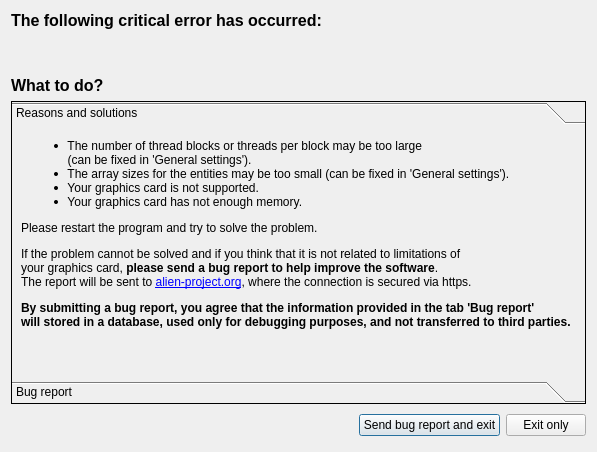
<?xml version="1.0" encoding="UTF-8"?>
<ui version="4.0">
 <class>BugReportDialog</class>
 <widget class="QDialog" name="BugReportDialog">
  <property name="geometry">
   <rect>
    <x>0</x>
    <y>0</y>
    <width>597</width>
    <height>452</height>
   </rect>
  </property>
  <property name="palette">
   <palette>
    <active>
     <colorrole role="Text">
      <brush brushstyle="SolidPattern">
       <color alpha="255">
        <red>0</red>
        <green>0</green>
        <blue>0</blue>
       </color>
      </brush>
     </colorrole>
    </active>
    <inactive>
     <colorrole role="Text">
      <brush brushstyle="SolidPattern">
       <color alpha="255">
        <red>0</red>
        <green>0</green>
        <blue>0</blue>
       </color>
      </brush>
     </colorrole>
    </inactive>
    <disabled>
     <colorrole role="Text">
      <brush brushstyle="SolidPattern">
       <color alpha="255">
        <red>120</red>
        <green>120</green>
        <blue>120</blue>
       </color>
      </brush>
     </colorrole>
    </disabled>
   </palette>
  </property>
  <property name="windowTitle">
   <string>Critical error</string>
  </property>
  <layout class="QGridLayout" name="gridLayout">
   <item row="5" column="0">
    <layout class="QHBoxLayout">
     <property name="spacing">
      <number>6</number>
     </property>
     <property name="margin" stdset="0">
      <number>0</number>
     </property>
     <item>
      <spacer>
       <property name="orientation">
        <enum>Qt::Horizontal</enum>
       </property>
       <property name="sizeHint" stdset="0">
        <size>
         <width>131</width>
         <height>31</height>
        </size>
       </property>
      </spacer>
     </item>
     <item>
      <widget class="QPushButton" name="sendBugReportButton">
       <property name="text">
        <string>Send bug report and exit</string>
       </property>
      </widget>
     </item>
     <item>
      <widget class="QPushButton" name="exitOnlyButton">
       <property name="text">
        <string>Exit only</string>
       </property>
      </widget>
     </item>
    </layout>
   </item>
   <item row="1" column="0">
    <widget class="QLabel" name="errorMessageLabel">
     <property name="text">
      <string/>
     </property>
     <property name="textInteractionFlags">
      <set>Qt::LinksAccessibleByMouse|Qt::TextSelectableByMouse</set>
     </property>
    </widget>
   </item>
   <item row="3" column="0">
    <widget class="QLabel" name="actionsLabel">
     <property name="text">
      <string>&lt;html&gt;&lt;head/&gt;&lt;body&gt;&lt;p&gt;&lt;span style=&quot; font-size:12pt; font-weight:700;&quot;&gt;What to do?&lt;/span&gt;&lt;/p&gt;&lt;/body&gt;&lt;/html&gt;</string>
     </property>
    </widget>
   </item>
   <item row="0" column="0">
    <widget class="QLabel" name="infoLabel">
     <property name="frameShape">
      <enum>QFrame::NoFrame</enum>
     </property>
     <property name="text">
      <string>&lt;html&gt;&lt;head/&gt;&lt;body&gt;&lt;p&gt;&lt;span style=&quot; font-size:12pt; font-weight:700;&quot;&gt;The following critical error has occurred:&lt;/span&gt;&lt;/p&gt;&lt;/body&gt;&lt;/html&gt;</string>
     </property>
    </widget>
   </item>
   <item row="4" column="0">
    <widget class="QToolBox" name="toolBox">
     <property name="sizePolicy">
      <sizepolicy hsizetype="Preferred" vsizetype="Expanding">
       <horstretch>0</horstretch>
       <verstretch>0</verstretch>
      </sizepolicy>
     </property>
     <property name="frameShape">
      <enum>QFrame::Box</enum>
     </property>
     <property name="currentIndex">
      <number>0</number>
     </property>
     <widget class="QWidget" name="page">
      <property name="geometry">
       <rect>
        <x>0</x>
        <y>0</y>
        <width>577</width>
        <height>231</height>
       </rect>
      </property>
      <attribute name="label">
       <string>Reasons and solutions</string>
      </attribute>
      <layout class="QGridLayout" name="gridLayout_2">
       <item row="0" column="0">
        <widget class="QLabel" name="solutionsLabel">
         <property name="text">
          <string>&lt;!DOCTYPE HTML PUBLIC &quot;-//W3C//DTD HTML 4.0//EN&quot; &quot;http://www.w3.org/TR/REC-html40/strict.dtd&quot;&gt;
&lt;html&gt;&lt;head&gt;&lt;meta name=&quot;qrichtext&quot; content=&quot;1&quot; /&gt;&lt;meta charset=&quot;utf-8&quot; /&gt;&lt;style type=&quot;text/css&quot;&gt;
p, li { white-space: pre-wrap; }
&lt;/style&gt;&lt;/head&gt;&lt;body style=&quot; font-family:'Segoe UI'; font-size:9pt; font-weight:400; font-style:normal;&quot;&gt;
&lt;ul style=&quot;margin-top: 0px; margin-bottom: 0px; margin-left: 0px; margin-right: 0px; -qt-list-indent: 1;&quot;&gt;&lt;li style=&quot;&quot; style=&quot; margin-top:12px; margin-bottom:0px; margin-left:0px; margin-right:0px; -qt-block-indent:0; text-indent:0px;&quot;&gt;  The number of thread blocks or threads per block may be too large &lt;br /&gt;  (can be fixed in 'General settings').&lt;/li&gt;
&lt;li style=&quot;&quot; style=&quot; margin-top:0px; margin-bottom:0px; margin-left:0px; margin-right:0px; -qt-block-indent:0; text-indent:0px;&quot;&gt;  The array sizes for the entities may be too small (can be fixed in 'General settings').&lt;/li&gt;
&lt;li style=&quot;&quot; style=&quot; margin-top:0px; margin-bottom:0px; margin-left:0px; margin-right:0px; -qt-block-indent:0; text-indent:0px;&quot;&gt;  Your graphics card is not supported.&lt;/li&gt;
&lt;li style=&quot;&quot; style=&quot; margin-top:0px; margin-bottom:12px; margin-left:0px; margin-right:0px; -qt-block-indent:0; text-indent:0px;&quot;&gt;  Your graphics card has not enough memory.&lt;/li&gt;&lt;/ul&gt;
&lt;p style=&quot; margin-top:12px; margin-bottom:12px; margin-left:0px; margin-right:0px; -qt-block-indent:0; text-indent:0px;&quot;&gt;Please restart the program and try to solve the problem.&lt;/p&gt;
&lt;p style=&quot; margin-top:12px; margin-bottom:12px; margin-left:0px; margin-right:0px; -qt-block-indent:0; text-indent:0px;&quot;&gt;If the problem cannot be solved and if you think that it is not related to limitations of &lt;br /&gt;your graphics card, &lt;span style=&quot; font-weight:700;&quot;&gt;please send a bug report to help improve the software&lt;/span&gt;.&lt;br /&gt;The report will be sent to &lt;a href=&quot;alien-project.org&quot;&gt;&lt;span style=&quot; text-decoration: underline; color:#0000ff;&quot;&gt;alien-project.org&lt;/span&gt;&lt;/a&gt;, where the connection is secured via https. &lt;/p&gt;
&lt;p style=&quot; margin-top:12px; margin-bottom:12px; margin-left:0px; margin-right:0px; -qt-block-indent:0; text-indent:0px;&quot;&gt;&lt;span style=&quot; font-weight:700;&quot;&gt;By submitting a bug report, you agree that the information provided in the tab 'Bug report' &lt;br /&gt;will stored in a database, used only for debugging purposes, and not transferred to third parties.&lt;/span&gt;&lt;/p&gt;&lt;/body&gt;&lt;/html&gt;</string>
         </property>
         <property name="alignment">
          <set>Qt::AlignLeading|Qt::AlignLeft|Qt::AlignTop</set>
         </property>
         <property name="textInteractionFlags">
          <set>Qt::LinksAccessibleByKeyboard|Qt::LinksAccessibleByMouse|Qt::TextBrowserInteraction|Qt::TextSelectableByKeyboard|Qt::TextSelectableByMouse</set>
         </property>
        </widget>
       </item>
      </layout>
     </widget>
     <widget class="QWidget" name="page_2">
      <property name="geometry">
       <rect>
        <x>0</x>
        <y>0</y>
        <width>577</width>
        <height>231</height>
       </rect>
      </property>
      <attribute name="label">
       <string>Bug report</string>
      </attribute>
      <layout class="QGridLayout" name="gridLayout_3">
       <item row="1" column="0">
        <widget class="QTextEdit" name="protocolTextEdit">
         <property name="readOnly">
          <bool>true</bool>
         </property>
         <property name="placeholderText">
          <string/>
         </property>
        </widget>
       </item>
       <item row="3" column="0">
        <widget class="QTextEdit" name="userMessageEdit">
         <property name="placeholderText">
          <string>message (optional)</string>
         </property>
        </widget>
       </item>
       <item row="2" column="0">
        <widget class="QLineEdit" name="emailAddressEdit">
         <property name="placeholderText">
          <string>e-mail address (optional)</string>
         </property>
        </widget>
       </item>
       <item row="0" column="0">
        <widget class="QLabel" name="label">
         <property name="text">
          <string>Protocol (from log.txt):</string>
         </property>
        </widget>
       </item>
      </layout>
     </widget>
    </widget>
   </item>
   <item row="2" column="0">
    <spacer name="verticalSpacer">
     <property name="orientation">
      <enum>Qt::Vertical</enum>
     </property>
     <property name="sizeType">
      <enum>QSizePolicy::Fixed</enum>
     </property>
     <property name="sizeHint" stdset="0">
      <size>
       <width>20</width>
       <height>20</height>
      </size>
     </property>
    </spacer>
   </item>
  </layout>
 </widget>
 <resources/>
 <connections>
  <connection>
   <sender>sendBugReportButton</sender>
   <signal>clicked()</signal>
   <receiver>BugReportDialog</receiver>
   <slot>accept()</slot>
   <hints>
    <hint type="sourcelabel">
     <x>278</x>
     <y>253</y>
    </hint>
    <hint type="destinationlabel">
     <x>96</x>
     <y>254</y>
    </hint>
   </hints>
  </connection>
  <connection>
   <sender>exitOnlyButton</sender>
   <signal>clicked()</signal>
   <receiver>BugReportDialog</receiver>
   <slot>reject()</slot>
   <hints>
    <hint type="sourcelabel">
     <x>369</x>
     <y>253</y>
    </hint>
    <hint type="destinationlabel">
     <x>179</x>
     <y>282</y>
    </hint>
   </hints>
  </connection>
 </connections>
</ui>
